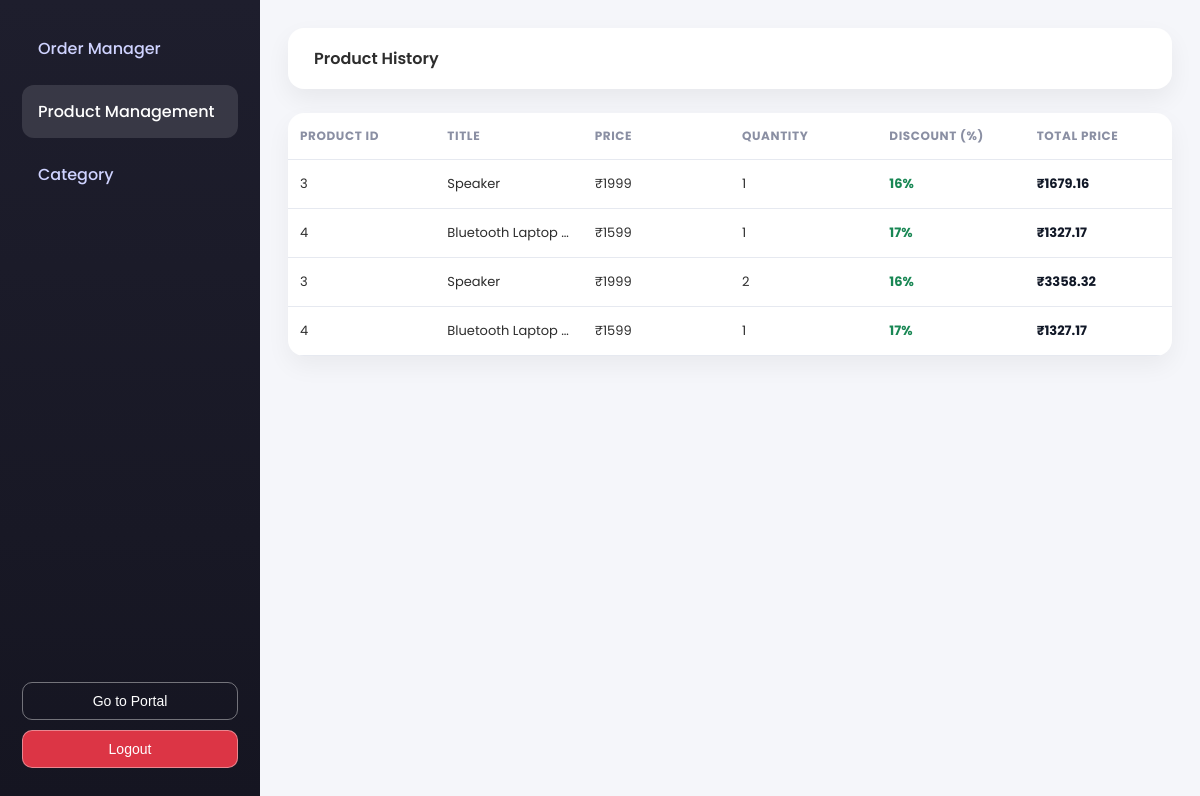
/products/get-orders/1/productmanager (signed in), run on the app's committed database.
### db.py (models this page shows)
class Order(Base):
    __tablename__ = "orders"
    o_id=Column(Integer,primary_key=True,index=True)
    c_id = Column(Integer,ForeignKey("users.id"))
    p_id=Column(Integer,ForeignKey("products.p_id"))
    total_price=Column(Integer,nullable=False)
    is_delivered=Column(Boolean,default=False)
    payment_status=Column(String, nullable=False, default="pending")
    quantity=Column(Integer,nullable=False)
    payment = relationship("Payment", back_populates="order", uselist=False)

class Products(Base):
    __tablename__ = "products"
    p_id=Column(Integer,primary_key=True,index=True)
    title=Column(String,nullable=False,unique=True)
    description=Column(String)
    price=Column(Integer,nullable=False)
    discount=Column(Integer,nullable=False)
    image=Column(String,nullable=False)
    category=Column(String,nullable=False)

### main.py (the view)
@app.get("/products/get-orders/{user_id}/productmanager",response_model=list[ProductManger],tags=["Product manager endpoint"])
def product_manager(request:Request,user_id:int,current_user:User = Depends(user_authentication),db:Session=Depends(get_db)):
    if current_user.id != user_id:
        return RedirectResponse("/", 303)
    pro=db.query(Order,Products).join(Products,Order.p_id==Products.p_id).filter(Order.c_id==current_user.id).all()
    response=[]
    for o,p in pro :
        response.append(ProductManger(p_id=p.p_id,title=p.title,price=p.price,quantity=o.quantity,discount=p.discount,total_price=o.total_price))
    response= templates.TemplateResponse("product_manager.html",{"request":request,"user_id":current_user.id,"pro":response})
    return no_cache(response)

### Template/product_manager.html (shortened to what this page needs)
<!DOCTYPE html>
<html lang="en">
<head>
    <link href="{{ url_for('static', path='/style2.css') }}" rel="stylesheet">
</head>
<body>
    <div class="dashboard">
        <aside class="sidebar">
            <ul class="menu">
                <li>
                    <a href="/products/get-orders/{{user_id}}">
                        Order Manager
                    </a>
                </li>
                <li class="active">
                    <a href="#">Product Management</a>
                </li>
                <li>
                    <a href="/products/get-orders/{{user_id}}/category">
                        Category
                    </a>
                </li>
            </ul>
            <div class="sidebar-footer">
                <button onclick="firstfunction()">
                    Go to Portal
                </button>
                <a href="/logout"><button>Logout</button></a>
            </div>
        </aside>
        <main class="content">
            <header class="topbar">
                <h4>Product History</h4>
            </header>
            {% if pro %}
            <div>
                <div class="card">
                    <table>
                        <thead>
                            <tr>
                                <th>Product ID</th>
                                <th>Title</th>
                                <th>Price</th>
                                <th>Quantity</th>
                                <th>Discount (%)</th>
                                <th>Total Price</th>
                            </tr>
                        </thead>
                        <tbody>
                            {% for p in pro %}
                            <tr>
                                <td>{{ p.p_id }}</td>
                                <td>{{ p.title }}</td>
                                <td>₹{{ p.price }}</td>
                                <td>{{ p.quantity }}</td>
                                <td class="discount-value">
                                    {{ p.discount }}%
                                </td>
                                <td class="total-price">
                                    ₹{{ p.total_price }}
                                </td>
                            </tr>
                            {% endfor %}
                        </tbody>
                    </table>
                </div>
            </div>
            {% else %}
            <div>
                <p>📦 No products found.</p>
            </div>
            {% endif %}
        </main>
    </div>
</body>
</html>

### static/style2.css (style rules this page uses)
* { box-sizing: border-box; }
body { margin: 0; background: #f5f6fa; font-family: 'Poppins', sans-serif; color: #2d2d2d; }
.dashboard { display: flex; min-height: 100vh; width: 100%; }
.sidebar { width: 260px; background: linear-gradient(180deg, #1e1e2d, #151521); color: #ffffff; display: flex; flex-direction: column; padding: 22px; }
.menu { list-style: none; padding: 0; margin: 0; }
.menu li { margin-bottom: 10px; }
.menu a { display: block; padding: 14px 16px; border-radius: 12px; text-decoration: none; color: #cfd3ff; font-weight: 500; transition: all 0.25s ease; }
.menu a:hover, .menu li.active a { background: rgba(255, 255, 255, 0.12); color: #ffffff; }
.sidebar-footer { margin-top: auto; padding-top: 18px; }
.sidebar-footer button { width: 100%; padding: 10px; border-radius: 10px; font-size: 14px; border: none; cursor: pointer; }
.sidebar-footer button:first-child { background: transparent; color: #ffffff; border: 1px solid rgba(255,255,255,0.4); margin-bottom: 10px; }
.sidebar-footer button:last-child { background: #dc3545; color: #ffffff; }
.content { flex: 1; padding: 28px; overflow-x: hidden; }
.topbar { background: #ffffff; padding: 18px 26px; border-radius: 16px; box-shadow: 0 10px 25px rgba(0, 0, 0, 0.06); margin-bottom: 24px; }
.topbar h4 { margin: 0; font-weight: 600; }
.card { background: #ffffff; border-radius: 16px; overflow-x: auto; box-shadow: 0 10px 25px rgba(0, 0, 0, 0.05); }
table { width: 100%; border-collapse: collapse; table-layout: fixed; }
th, td { padding: 14px 12px; border-bottom: 1px solid #e6e9f0; text-align: left; font-size: 13px; white-space: nowrap; overflow: hidden; text-overflow: ellipsis; }
th { font-size: 12px; letter-spacing: 0.05em; text-transform: uppercase; color: #8a8fa3; }
.discount-value { font-weight: 700; color: #198754; }
.total-price { font-weight: 700; color: #111827; }

### data on the page
Order: p_id "3", title "Speaker", price "1999", quantity "1", discount "16", total_price "1679.16"
Order: p_id "4", title "Bluetooth Laptop…", price "1599", quantity "1", discount "17", total_price "1327.17"
Products: title "Speaker", price "1999"
Order: total_price "3358.32"
Products: title "Bluetooth Laptop…", price "1599"
Order: total_price "1327.17"

### other printed values
{{ p.p_id }} "3" "4"
{{ p.quantity }} "2" "1"
{{ p.discount }} "16" "17"
